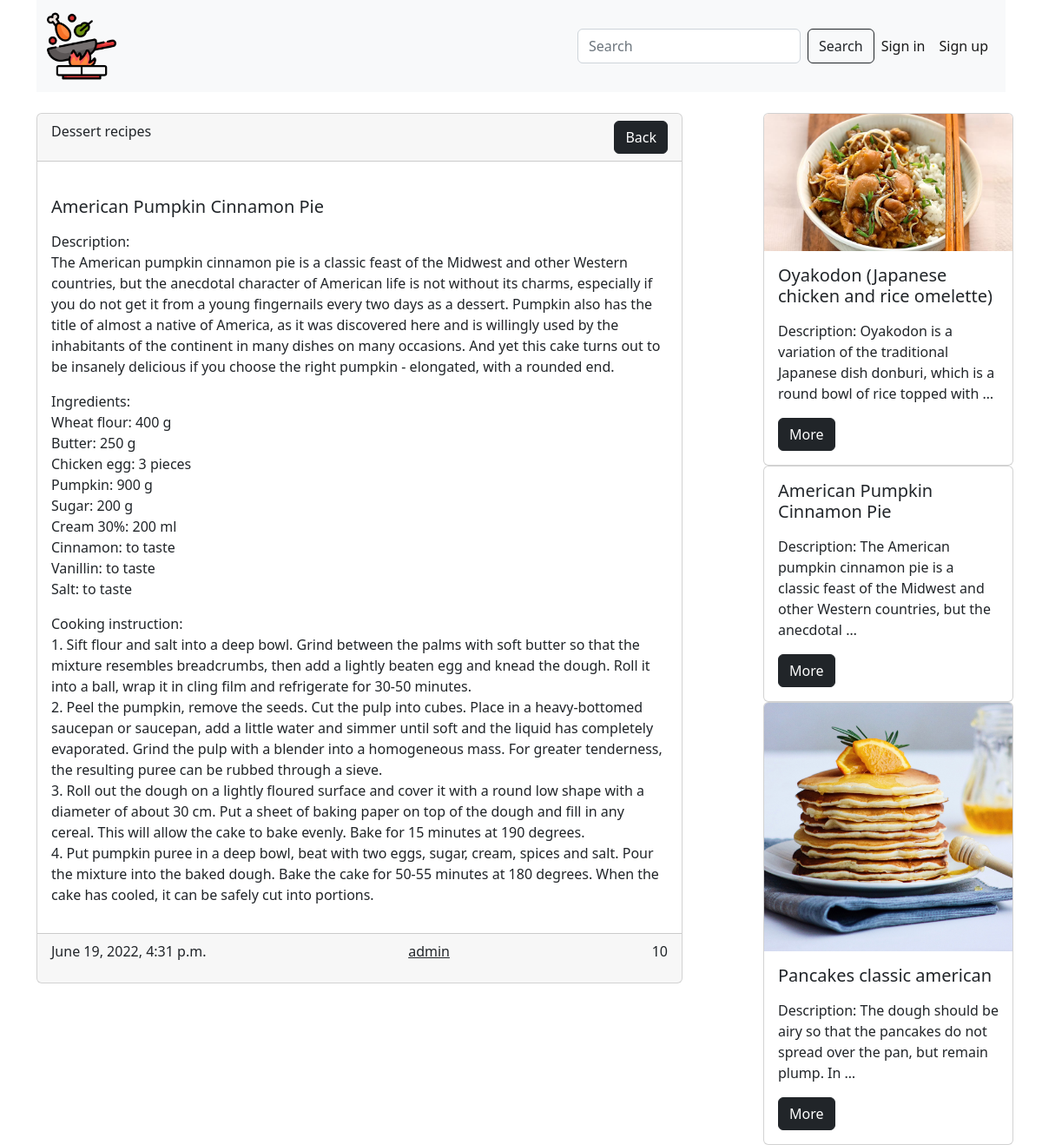
The app's page /post/2/ with its own data.
### web_site/models.py (models this page shows, shortened)
class Post(models.Model):
    title = models.CharField(max_length=50, verbose_name='Recipe title')
    content = models.TextField(default='Recipe description coming soon', verbose_name='Recipe text')
    created_at = models.DateTimeField(auto_now_add=True, verbose_name='Creation date')
    updated_at = models.DateTimeField(auto_now=True, verbose_name='Update date')
    photo = models.ImageField(upload_to='photos/', blank=True, null=True, verbose_name='Image')
    watched = models.IntegerField(default=0, verbose_name='Views')
    is_published = models.BooleanField(default=True, verbose_name='Is published')
    category = models.ForeignKey(Category, on_delete=models.CASCADE, verbose_name='Category')
    author = models.ForeignKey(User, default=None, null=True, blank=True, on_delete=models.CASCADE)
    def get_absolute_url(self):
        return reverse('post_detail', kwargs={'pk': self.pk})
    class Meta:
        verbose_name = 'Recipe'
        verbose_name_plural = 'Recipes'

class Category(models.Model):
    title = models.CharField(max_length=300, verbose_name='Category title')
    class Meta:
        verbose_name = 'Category'
        verbose_name_plural = 'Categories'

### web_site/views.py (the view)
# urls.py: path('post/<int:pk>/', ArticleDetail.as_view(), name='post_detail'),
class ArticleDetail(DetailView):
    model = Post
    template_name = 'web_site/article_detail.html'
    def get_queryset(self):
        return Post.objects.filter(pk=self.kwargs['pk'])
    def get_context_data(self, **kwargs):
        context = super().get_context_data()
        article = Post.objects.get(pk=self.kwargs['pk'])
        article.watched += 1
        article.save()
        context['title'] = f'Recipe: {article.title}'
        context['comments'] = Comment.objects.filter(post=article)
        posts = Post.objects.all()
        posts = posts.order_by('-watched')[:4]
        context['posts'] = posts
        if self.request.user.is_authenticated:
            context['comment_form'] = CommentForm()
        return context

### web_site/templates/web_site/article_detail.html (shortened to what this page needs)
{% extends 'base.html' %}
{% block main %}
<br>
<div class="d-flex justify-content-between">
    <div class="col-8">
        <div class="card">
            <div class="card-header d-flex justify-content-between">
                {{ post.category.title }}
                <div>
                    <a href="{% url 'index' %}" class="btn btn-dark">Back</a>
                </div>
            </div>
            <div class="card-body">
                <h5 class="card-title">{{ post.title }}</h5>
                <p class="card-text">{{ post.content|linebreaks }}</p>
            </div>
            <div class="card-footer d-flex justify-content-between">
                <p class="card-text">{{ post.created_at }}</p>
                <a href="{% url 'profile' post.author.pk %}" class="link-dark">{{ post.author }}</a>
                <p class="card-text">{{ post.watched }}</p>
            </div>
        </div>
        <br>
    </div>
    <div class="col-3">
        {% for post in posts %}
        <div class="card" style="width: 18rem;">
            {% if post.photo %}
            <img class="card-img-top" src="{{ post.photo.url }}" alt="" width="830">
            {% else %}
            <img class="card-img-top" src="https://imagesvc.meredithcorp.io/v3/mm/image?url=https%3A%2F%2Fstatic.onecms.io%2Fwp-content%2Fuploads%2Fsites%2F23%2F2020%2F01%2F02%2Fcooking.jpg"
                 alt="" width="830">
            {% endif %}
            <div class="card-body">
                <h5 class="card-title">{{ post.title }}</h5>
                <p class="card-text">{{ post.content|truncatewords:20|linebreaks }}</p>
                <a href="{{ post.get_absolute_url }}" class="btn btn-dark">More</a>
            </div>
        </div>
        {% endfor %}
    </div>
</div>
{% endblock main %}

### records on screen
Post: category "Dessert recipes", title "American Pumpkin Cinnamon Pie", content "Description: The American pumpkin cinnamon pie is a classic feast of the Midwest and other Western countries, but the anecdotal character of American life is not without its charms, especially if you do not get it from a young fingernails every two days as a dessert. Pumpkin also has the title of almost a native of America, as it was discovered here and is willingly used by the inhabitants of the continent in many dishes on many occasions. And yet this cake turns out to be insanely delicious if you choose the right pumpkin - elongated, with a rounded end. Ingredients: Wheat flour: 400 g Butter: 250 g Chicken egg: 3 pieces Pumpkin: 900 g Sugar: 200 g Cream 30%: 200 ml Cinnamon: to taste…", created_at "June 19, 2022, 4:31 p.m.", author "admin", watched "10", content "Description: The American pumpkin cinnamon pie is a classic feast of the Midwest and other Western countries, but the anecdotal …"
Post: photo (picture), title "Oyakodon (Japanese chicken and rice omelette)", content "Description: Oyakodon is a variation of the traditional Japanese dish donburi, which is a round bowl of rice topped with …"
Post: photo (picture), title "Pancakes classic american", content "Description: The dough should be airy so that the pancakes do not spread over the pan, but remain plump. In …"
